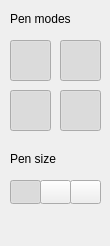
<?xml version="1.0" encoding="UTF-8"?>
<ui version="4.0">
 <class>ToolBoxPanel</class>
 <widget class="QDockWidget" name="ToolBoxPanel">
  <property name="geometry">
   <rect>
    <x>0</x>
    <y>0</y>
    <width>110</width>
    <height>246</height>
   </rect>
  </property>
  <property name="minimumSize">
   <size>
    <width>110</width>
    <height>246</height>
   </size>
  </property>
  <property name="maximumSize">
   <size>
    <width>110</width>
    <height>524287</height>
   </size>
  </property>
  <property name="features">
   <set>QDockWidget::DockWidgetFeature::DockWidgetFloatable|QDockWidget::DockWidgetFeature::DockWidgetMovable</set>
  </property>
  <property name="windowTitle">
   <string>Toolbox</string>
  </property>
  <widget class="QWidget" name="dockWidgetContents">
   <widget class="QPushButton" name="btnSize1">
    <property name="geometry">
     <rect>
      <x>10</x>
      <y>180</y>
      <width>31</width>
      <height>24</height>
     </rect>
    </property>
    <property name="text">
     <string/>
    </property>
    <property name="icon">
     <iconset resource="resources.qrc">
      <normaloff>:/tool_icons/toolsize_1</normaloff>:/tool_icons/toolsize_1</iconset>
    </property>
    <property name="checkable">
     <bool>true</bool>
    </property>
    <property name="checked">
     <bool>true</bool>
    </property>
   </widget>
   <widget class="QPushButton" name="tlbHFlipPen">
    <property name="geometry">
     <rect>
      <x>60</x>
      <y>90</y>
      <width>41</width>
      <height>41</height>
     </rect>
    </property>
    <property name="toolTip">
     <string>&lt;html&gt;&lt;head/&gt;&lt;body&gt;&lt;p&gt;&lt;span style=&quot; font-weight:700;&quot;&gt;Horizontal flip mode&lt;/span&gt;&lt;/p&gt;&lt;p&gt;&lt;span style=&quot; font-style:italic; text-decoration: underline;&quot;&gt;On left click&lt;/span&gt;&lt;span style=&quot; font-style:italic;&quot;&gt; changes the tile's horizontal flip status to FALSE&lt;/span&gt;&lt;/p&gt;&lt;p&gt;&lt;span style=&quot; font-style:italic; text-decoration: underline;&quot;&gt;On right click&lt;/span&gt;&lt;span style=&quot; font-style:italic;&quot;&gt; changes the tile's horizontal flip status to TRUE&lt;/span&gt;&lt;/p&gt;&lt;/body&gt;&lt;/html&gt;</string>
    </property>
    <property name="text">
     <string/>
    </property>
    <property name="icon">
     <iconset resource="resources.qrc">
      <normaloff>:/tool_icons/hflip_pen</normaloff>:/tool_icons/hflip_pen</iconset>
    </property>
    <property name="iconSize">
     <size>
      <width>32</width>
      <height>32</height>
     </size>
    </property>
    <property name="checkable">
     <bool>true</bool>
    </property>
    <property name="checked">
     <bool>true</bool>
    </property>
   </widget>
   <widget class="QPushButton" name="tlbPalettePen">
    <property name="geometry">
     <rect>
      <x>10</x>
      <y>90</y>
      <width>41</width>
      <height>41</height>
     </rect>
    </property>
    <property name="toolTip">
     <string>&lt;html&gt;&lt;head/&gt;&lt;body&gt;&lt;p&gt;&lt;span style=&quot; font-weight:700;&quot;&gt;Palette mode (4bpp only)&lt;/span&gt;&lt;/p&gt;&lt;p&gt;&lt;span style=&quot; font-style:italic; text-decoration: underline;&quot;&gt;On left click&lt;/span&gt;&lt;span style=&quot; font-style:italic;&quot;&gt; changes the tile's palette index to the selected one&lt;/span&gt;&lt;/p&gt;&lt;p&gt;&lt;span style=&quot; font-style:italic; text-decoration: underline;&quot;&gt;On right click&lt;/span&gt;&lt;span style=&quot; font-style:italic;&quot;&gt; changes the tile's palette index to its default&lt;/span&gt;&lt;/p&gt;&lt;/body&gt;&lt;/html&gt;</string>
    </property>
    <property name="text">
     <string/>
    </property>
    <property name="icon">
     <iconset resource="resources.qrc">
      <normaloff>:/tool_icons/palette_pen</normaloff>:/tool_icons/palette_pen</iconset>
    </property>
    <property name="iconSize">
     <size>
      <width>32</width>
      <height>32</height>
     </size>
    </property>
    <property name="checkable">
     <bool>true</bool>
    </property>
    <property name="checked">
     <bool>true</bool>
    </property>
   </widget>
   <widget class="QPushButton" name="tlbVFlipPen">
    <property name="geometry">
     <rect>
      <x>60</x>
      <y>40</y>
      <width>41</width>
      <height>41</height>
     </rect>
    </property>
    <property name="toolTip">
     <string>&lt;html&gt;&lt;head/&gt;&lt;body&gt;&lt;p&gt;&lt;span style=&quot; font-weight:700;&quot;&gt;Vertical flip mode&lt;/span&gt;&lt;/p&gt;&lt;p&gt;&lt;span style=&quot; font-style:italic; text-decoration: underline;&quot;&gt;On left click&lt;/span&gt;&lt;span style=&quot; font-style:italic;&quot;&gt; changes the tile's vertical flip status to FALSE&lt;/span&gt;&lt;/p&gt;&lt;p&gt;&lt;span style=&quot; font-style:italic; text-decoration: underline;&quot;&gt;On right click&lt;/span&gt;&lt;span style=&quot; font-style:italic;&quot;&gt; changes the tile's vertical flip status to TRUE&lt;/span&gt;&lt;/p&gt;&lt;/body&gt;&lt;/html&gt;</string>
    </property>
    <property name="text">
     <string/>
    </property>
    <property name="icon">
     <iconset resource="resources.qrc">
      <normaloff>:/tool_icons/vflip_pen</normaloff>:/tool_icons/vflip_pen</iconset>
    </property>
    <property name="iconSize">
     <size>
      <width>32</width>
      <height>32</height>
     </size>
    </property>
    <property name="checkable">
     <bool>true</bool>
    </property>
    <property name="checked">
     <bool>true</bool>
    </property>
   </widget>
   <widget class="QPushButton" name="btnSize2">
    <property name="geometry">
     <rect>
      <x>40</x>
      <y>180</y>
      <width>31</width>
      <height>24</height>
     </rect>
    </property>
    <property name="text">
     <string/>
    </property>
    <property name="icon">
     <iconset resource="resources.qrc">
      <normaloff>:/tool_icons/toolsize_2</normaloff>:/tool_icons/toolsize_2</iconset>
    </property>
    <property name="checkable">
     <bool>true</bool>
    </property>
   </widget>
   <widget class="QLabel" name="label_3">
    <property name="geometry">
     <rect>
      <x>10</x>
      <y>10</y>
      <width>91</width>
      <height>18</height>
     </rect>
    </property>
    <property name="text">
     <string>Pen modes</string>
    </property>
   </widget>
   <widget class="QPushButton" name="btnSize3">
    <property name="geometry">
     <rect>
      <x>70</x>
      <y>180</y>
      <width>31</width>
      <height>24</height>
     </rect>
    </property>
    <property name="text">
     <string/>
    </property>
    <property name="icon">
     <iconset resource="resources.qrc">
      <normaloff>:/tool_icons/toolsize_3</normaloff>:/tool_icons/toolsize_3</iconset>
    </property>
    <property name="checkable">
     <bool>true</bool>
    </property>
   </widget>
   <widget class="QLabel" name="label_2">
    <property name="geometry">
     <rect>
      <x>10</x>
      <y>150</y>
      <width>91</width>
      <height>18</height>
     </rect>
    </property>
    <property name="text">
     <string>Pen size</string>
    </property>
   </widget>
   <widget class="QPushButton" name="tlbPen">
    <property name="geometry">
     <rect>
      <x>10</x>
      <y>40</y>
      <width>41</width>
      <height>41</height>
     </rect>
    </property>
    <property name="toolTip">
     <string>&lt;html&gt;&lt;head/&gt;&lt;body&gt;&lt;p&gt;&lt;span style=&quot; font-weight:700;&quot;&gt;Offset mode&lt;/span&gt;&lt;/p&gt;&lt;p&gt;&lt;span style=&quot; font-style:italic; text-decoration: underline;&quot;&gt;On left click&lt;/span&gt;&lt;span style=&quot; font-style:italic;&quot;&gt; paints with the selected primary tile&lt;/span&gt;&lt;/p&gt;&lt;p&gt;&lt;span style=&quot; font-style:italic; text-decoration: underline;&quot;&gt;On right click&lt;/span&gt;&lt;span style=&quot; font-style:italic;&quot;&gt; paints with the selected secondary tile&lt;/span&gt;&lt;/p&gt;&lt;/body&gt;&lt;/html&gt;</string>
    </property>
    <property name="text">
     <string/>
    </property>
    <property name="icon">
     <iconset resource="resources.qrc">
      <normaloff>:/tool_icons/pen</normaloff>:/tool_icons/pen</iconset>
    </property>
    <property name="iconSize">
     <size>
      <width>32</width>
      <height>32</height>
     </size>
    </property>
    <property name="checkable">
     <bool>true</bool>
    </property>
    <property name="checked">
     <bool>true</bool>
    </property>
   </widget>
  </widget>
 </widget>
 <resources>
  <include location="resources.qrc"/>
 </resources>
 <connections/>
</ui>
